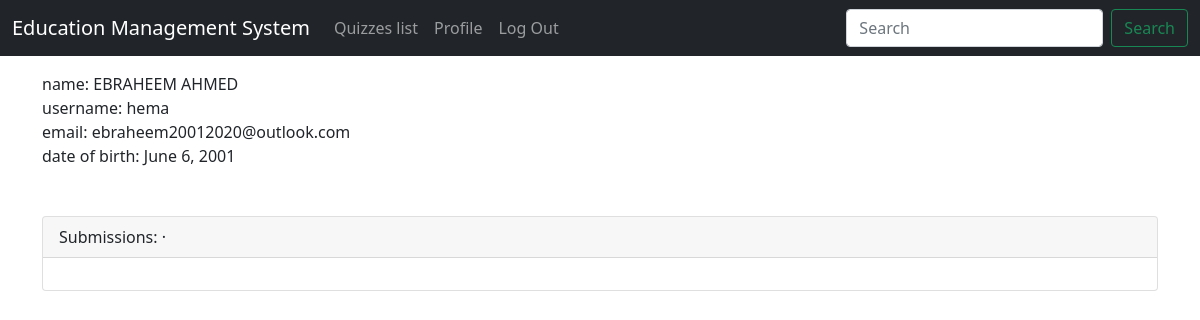
The app's page /accounts/profile/ (signed in), older data.
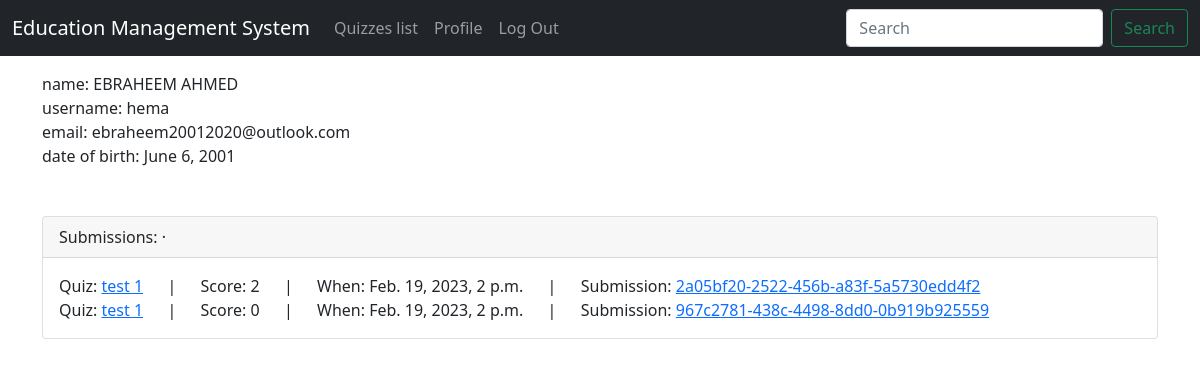
The same page, newer data.
### quizzes/models.py (models this page shows, shortened)
class Submission(models.Model):
    id = models.UUIDField(
        primary_key=True,
        default=uuid.uuid4,
        editable=False,
    )
    quiz = models.ForeignKey(
        Quiz,
        on_delete=models.CASCADE,
        related_name='submissions',
    )
    user = models.ForeignKey(
        CustomUser,
        on_delete=models.CASCADE,
        related_name='submissions',
    )
    start_time = models.DateTimeField(auto_now_add=True)
    finished = models.BooleanField(default=False)
    def get_total_score(self):
        score = 0
        for a in self.items.all():
            if a.question.true_answer == a.answer:
                score += 1
        return score

class Quiz(models.Model):
    title = models.CharField(max_length=250)
    category = models.ForeignKey(
            Category,
            on_delete = models.CASCADE,
            related_name = 'quizzes',
    )
    difficulty = models.CharField(max_length=100)
    duration = models.DurationField()
    tags = models.ManyToManyField(Tag)
    questions = models.ManyToManyField(Question)

class AnswerItem(models.Model):
    submission = models.ForeignKey(
        Submission,
        on_delete=models.CASCADE,
        related_name='items',
    )
    question = models.ForeignKey(
        Question,
        on_delete=models.CASCADE,
    )
    answer = models.ForeignKey(
        Answer,
        on_delete=models.CASCADE,
    )

class Question(models.Model):
    question = models.TextField()
    answers = models.ManyToManyField(Answer)
    true_answer = models.ForeignKey(
            Answer,
            on_delete = models.CASCADE,
            related_name = 'true_for',
    )
    q_type = models.CharField(max_length=50) # denote something like contain matrices or not

class Answer(models.Model):
    answer = models.TextField()

### accounts/views.py (the view)
# urls.py: path('profile/', profile_view, name='profile'),
@login_required
def profile_view(request):
    context = {
        'name': request.user.get_full_name(),
        'username': request.user.username,
        'email': request.user.email,
        'dob': request.user.date_of_birth,
        'submissions': request.user.submissions.all(),
    }
    return render(request, 'accounts/profile.html', context)

### templates/accounts/profile.html
{% extends "base.html" %}
{% block content %}
    name: {{name}}<br>
    username: {{username}}<br>
    email: {{email}}<br>
    date of birth: {{dob}}<br><br><br>
    <div class="card">
        <div class="card-header">
            <span class="font-weight-bold">
                Submissions:
            </span> &middot;
        </div>
        <div class="card-body">
            {% for s in submissions %}
            <div>
                <span class="font-weight-bold">
                    Quiz: <a href="{% url 'quizzes:quiz_detail' s.quiz.category.category s.quiz.id %}">{{s.quiz.title}}</a>
                    &emsp; | &emsp; Score: {{s.get_total_score}}
                    &emsp; | &emsp; When: {{s.start_time}}
                    &emsp; | &emsp; Submission: <a href="{% url 'quizzes:quiz_result' s.quiz.category.category s.quiz.id s.id %}">{{s.id}}</a>
                </span>
            </div>
            {% endfor %}
        </div>
    </div>
{% endblock content %}

Row changes from the older to the newer data that the page shows:
added Submission: quiz "test 1", get_total_score "2", start_time "Feb. 19, 2023, 2 p.m.", id "2a05bf20-2522-456b-a83f-5a5730edd4f2"
added Submission: quiz "test 1", get_total_score "0", start_time "Feb. 19, 2023, 2 p.m.", id "967c2781-438c-4498-8dd0-0b919b925559"
